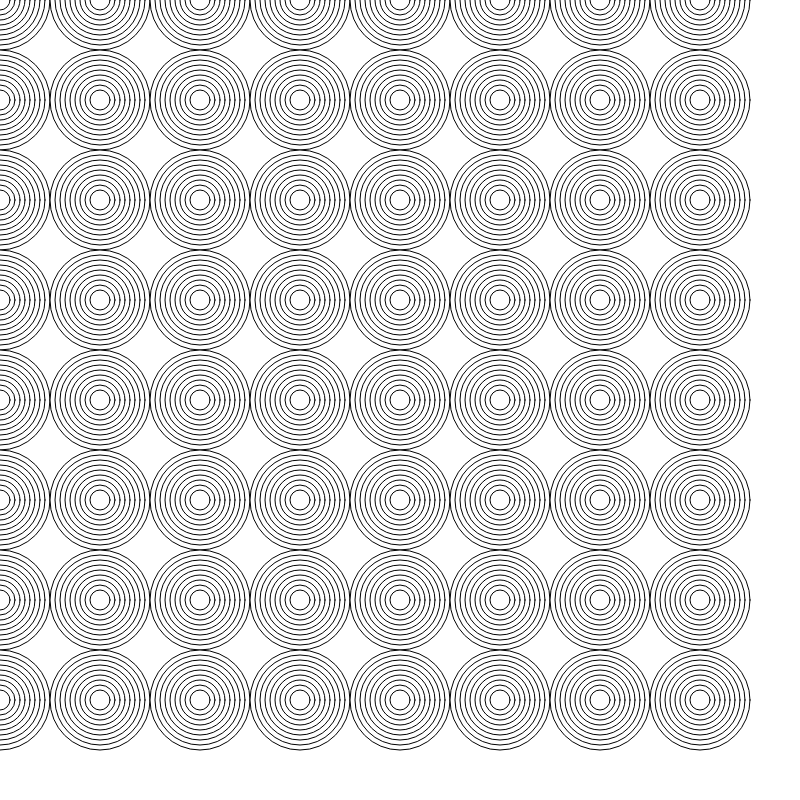
Frame 1 (no input)
Frame 60 (no input): identical to frame 1, image omitted
Frame 120 (the mouse pressed at the canvas centre since frame 60): identical to frame 1, image omitted

The p5.js sketch that drew this single still picture (run headless with seeded random() and noise() and a simulated clock; from frame 60 on, the mouse is pressed at the canvas centre):

// p5.js sketch
// ── sketch.js
var cols, rows;
var largeur = 100;
var hauteur = 100;
function setup() {
    createCanvas(800, 800);
    background(255);
    cols = width/largeur;
    rows = height/hauteur;
    console.log('hello');
    //noFill();
    colorMode(HSB);
}

function draw() {
  background(255);
  for(var y = 0; y < rows; y++){
    for(var x = 0; x < cols; x++){
      //strokeWeight(x+1);
      //stroke(map(x*y,0,cols*rows, 0,360), 200, 200, 0.5);

      //strokeWeight(x+1);
      for(var t = hauteur; t > 10; t -= 10){
        var posX = x*hauteur;//+t*sin(y*millis()/10000);
        var posY = y*hauteur;//+t*cos(x*millis()/10000);

        ellipse(posX, posY,t,t);

        //rect(x*hauteur, y*hauteur, t, t);
      }

    }
  }

}

function mousePressed(){

}
